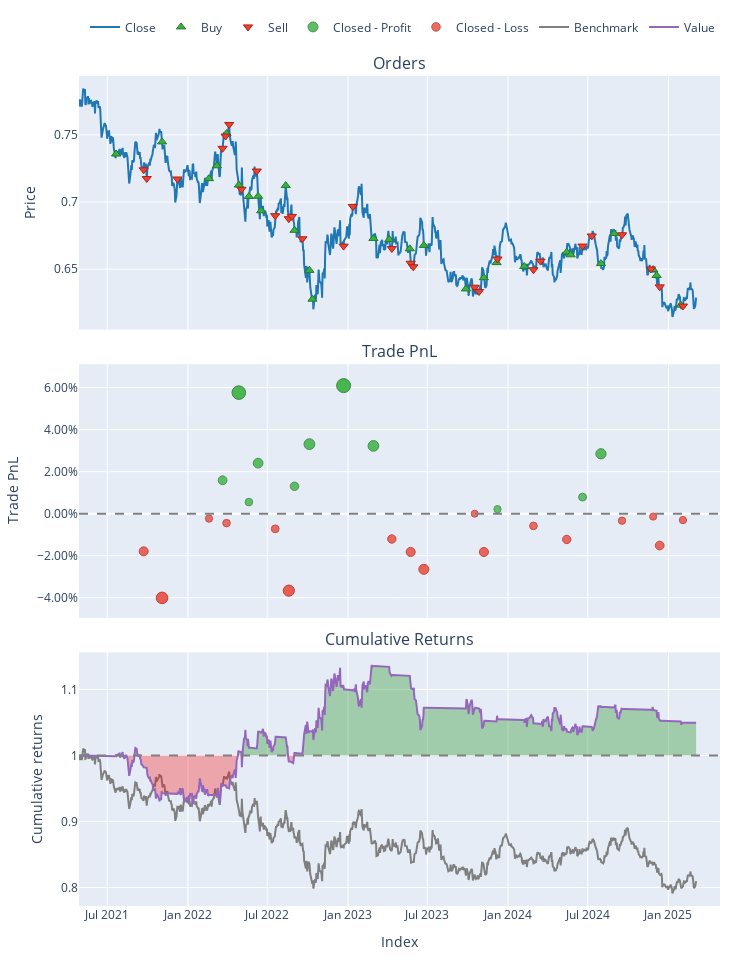

The code cell stored with this chart in its notebook:
### Code cell
# -------------------------------
# Step 7: Backtesting with vectorbt
# -------------------------------
# Here we simulate trades on the first asset's price (S1) while assuming a hedged position against S2.
entries = df_pair['long_signal']
short_entries = df_pair['short_signal']
exits = df_pair['exit_signal']

portfolio = vbt.Portfolio.from_signals(
    close=df_pair[pair1],
    entries=entries,
    exits=exits,
    short_entries=short_entries,
    short_exits=exits,
    size=1,
    size_type='percent',
    init_cash=10000,
    fees=0.001,  # example fee rate
    freq='1D'
)

print(portfolio.stats())
portfolio.plot().show()

### Figure 1 — Plotly figure (JSON) as saved in the notebook; plotly's stock layout.template omitted (floating-point values rounded to 4 significant figures; data arrays with more than 128 entries replaced by an {"elided": "..."} marker saying what was removed)
{"data": [{"legendgroup": "0", "line": {"color": "#1f77b4"}, "name": "Close", "showlegend": true, "type": "scatter", "uid": "293e8967-dc73-4217-8881-81e386694b73", "x": {"elided": "996 str values"}, "xaxis": "x", "y": {"elided": "996 float values"}, "yaxis": "y"}, {"customdata": [[0, 13580.0, 9.99], [3, 13670.0, 10.18], [5, 13130.0, 9.422], [6, 12930.0, 9.397], [9, 12740.0, 9.57], [11, 12540.0, 8.937], [13, 14170.0, 9.974], [15, 13980.0, 9.842], [16, 14920.0, 10.35], [18, 14420.0, 10.27], [21, 14360.0, 9.749], [23, 14910.0, 9.675], [24, 16500.0, 10.36], [27, 15770.0, 10.61], [28, 16880.0, 11.34], [30, 16850.0, 11.21], [33, 16880.0, 11.27], [34, 16860.0, 10.71], [37, 16910.0, 10.89], [38, 16060.0, 10.52], [40, 16160.0, 10.54], [43, 15970.0, 10.59], [44, 15670.0, 10.35], [47, 15460.0, 10.11], [48, 15860.0, 10.73], [51, 16450.0, 10.69], [52, 16550.0, 10.68], [54, 16880.0, 10.52]], "hovertemplate": "Order Id: %{customdata[0]}<br>Timestamp: %{x}<br>Price: %{y}<br>Size: %{customdata[1]:.6f}<br>Fees: %{customdata[2]:.6f}", "legendgroup": "1", "marker": {"color": "#37B13F", "line": {"color": "rgb(38,123,44)", "width": 1}, "size": 8, "symbol": "triangle-up"}, "mode": "markers", "name": "Buy", "type": "scatter", "uid": "acf814d8-f07b-463d-912a-6d9353930692", "x": ["2021-07-21T00:00:00", "2021-11-03T00:00:00", "2022-02-18T00:00:00", "2022-03-08T00:00:00", "2022-03-30T00:00:00", "2022-04-27T00:00:00", "2022-05-20T00:00:00", "2022-06-10T00:00:00", "2022-06-17T00:00:00", "2022-08-12T00:00:00", "2022-09-01T00:00:00", "2022-10-05T00:00:00", "2022-10-12T00:00:00", "2023-02-28T00:00:00", "2023-04-05T00:00:00", "2023-05-22T00:00:00", "2023-06-23T00:00:00", "2023-09-27T00:00:00", "2023-11-07T00:00:00", "2023-12-06T00:00:00", "2024-02-07T00:00:00", "2024-05-14T00:00:00", "2024-05-23T00:00:00", "2024-07-31T00:00:00", "2024-08-30T00:00:00", "2024-11-27T00:00:00", "2024-12-05T00:00:00", "2025-01-29T00:00:00"], "xaxis": "x", "y": [0.7357, 0.7448, 0.7174, 0.727, 0.751, 0.7126, 0.7041, 0.7043, 0.6935, 0.7122, 0.6789, 0.6491, 0.6276, 0.6729, 0.6721, 0.6652, 0.6677, 0.6353, 0.6436, 0.6549, 0.652, 0.6627, 0.6607, 0.6542, 0.6765, 0.6497, 0.6453, 0.6232], "yaxis": "y"}, {"customdata": [[1, 13580.0, 9.831], [2, 13670.0, 9.811], [4, 13130.0, 9.419], [7, 12930.0, 9.565], [8, 12740.0, 9.546], [10, 12540.0, 9.503], [12, 14170.0, 10.05], [14, 13980.0, 10.11], [17, 14920.0, 10.29], [19, 14420.0, 9.918], [20, 14360.0, 9.898], [22, 14910.0, 10.03], [25, 16500.0, 11.01], [26, 15770.0, 10.99], [29, 16880.0, 11.23], [31, 16850.0, 11.02], [32, 16880.0, 11.0], [35, 16860.0, 10.73], [36, 16910.0, 10.71], [39, 16060.0, 10.56], [41, 16160.0, 10.5], [42, 15970.0, 10.48], [45, 15670.0, 10.45], [46, 15460.0, 10.43], [49, 15860.0, 10.71], [50, 16450.0, 10.69], [53, 16550.0, 10.54], [55, 16880.0, 10.51]], "hovertemplate": "Order Id: %{customdata[0]}<br>Timestamp: %{x}<br>Price: %{y}<br>Size: %{customdata[1]:.6f}<br>Fees: %{customdata[2]:.6f}", "legendgroup": "2", "marker": {"color": "#EA4335", "line": {"color": "rgb(181,31,18)", "width": 1}, "size": 8, "symbol": "triangle-down"}, "mode": "markers", "name": "Sell", "type": "scatter", "uid": "74f035d1-73b9-431a-bc27-caa8f7bef713", "x": ["2021-09-22T00:00:00", "2021-09-29T00:00:00", "2021-12-08T00:00:00", "2022-03-21T00:00:00", "2022-03-28T00:00:00", "2022-04-05T00:00:00", "2022-05-03T00:00:00", "2022-06-07T00:00:00", "2022-07-19T00:00:00", "2022-08-19T00:00:00", "2022-08-26T00:00:00", "2022-09-19T00:00:00", "2022-12-22T00:00:00", "2023-01-12T00:00:00", "2023-04-11T00:00:00", "2023-05-24T00:00:00", "2023-05-30T00:00:00", "2023-10-17T00:00:00", "2023-10-27T00:00:00", "2023-12-08T00:00:00", "2024-02-28T00:00:00", "2024-03-15T00:00:00", "2024-06-19T00:00:00", "2024-07-10T00:00:00", "2024-09-17T00:00:00", "2024-11-22T00:00:00", "2024-12-12T00:00:00", "2025-02-03T00:00:00"], "xaxis": "x", "y": [0.724, 0.7175, 0.7171, 0.74, 0.7491, 0.7577, 0.7095, 0.7231, 0.6898, 0.6876, 0.6893, 0.6726, 0.6672, 0.6967, 0.6653, 0.6544, 0.6517, 0.6365, 0.6334, 0.6576, 0.6495, 0.656, 0.6672, 0.6747, 0.6756, 0.6501, 0.6368, 0.6225], "yaxis": "y"}, {"customdata": [[3, 3, 149.3, 0.01589], [5, 5, 547.4, 0.05761], [6, 6, 55.48, 0.00552], [7, 7, 242.9, 0.02404], [10, 10, 129.0, 0.01303], [11, 11, 331.6, 0.03308], [12, 12, 631.0, 0.06092], [13, 13, 354.4, 0.03225], [19, 19, 22.77, 0.002165], [22, 22, 81.65, 0.007889], [23, 23, 297.3, 0.0285]], "hovertemplate": "Exit Trade Id: %{customdata[0]}<br>Position Id: %{customdata[1]}<br>Exit Timestamp: %{x}<br>PnL: %{customdata[2]:.6f}<br>Return: %{customdata[3]:.2%}", "legendgroup": "3", "marker": {"color": "#37B13F", "line": {"color": "rgb(38,123,44)", "width": 1}, "opacity": [0.7891, 0.8918, 0.7636, 0.8092, 0.7821, 0.8314, 0.9, 0.8294, 0.7553, 0.7694, 0.8202], "size": [8.826, 13.62, 7.634, 9.762, 8.497, 10.8, 14, 10.71, 7.248, 7.906, 10.27], "symbol": "circle"}, "mode": "markers", "name": "Closed - Profit", "type": "scatter", "uid": "cced8be7-fc5a-41d6-8b8f-ec1c34d3f129", "x": ["2022-03-21T00:00:00", "2022-04-27T00:00:00", "2022-05-20T00:00:00", "2022-06-10T00:00:00", "2022-09-01T00:00:00", "2022-10-05T00:00:00", "2022-12-22T00:00:00", "2023-02-28T00:00:00", "2023-12-08T00:00:00", "2024-06-19T00:00:00", "2024-07-31T00:00:00"], "xaxis": "x2", "y": [0.01589, 0.05761, 0.00552, 0.02404, 0.01303, 0.03308, 0.06092, 0.03225, 0.002165, 0.007889, 0.0285], "yaxis": "y2"}, {"customdata": [[0, 0, -179.0, -0.01791], [1, 1, -392.9, -0.04005], [2, 2, -22.12, -0.002349], [4, 4, -42.82, -0.004485], [8, 8, -74.51, -0.007201], [9, 9, -376.0, -0.0366], [14, 14, -136.5, -0.01203], [15, 15, -203.8, -0.01819], [16, 16, -291.2, -0.02647], [17, 17, -0.03052, -2.849e-06], [18, 18, -195.3, -0.01823], [20, 20, -61.29, -0.005815], [21, 21, -128.4, -0.01225], [24, 24, -35.72, -0.003329], [25, 25, -14.64, -0.001369], [26, 26, -161.7, -0.01514], [27, 27, -31.82, -0.003026]], "hovertemplate": "Exit Trade Id: %{customdata[0]}<br>Position Id: %{customdata[1]}<br>Exit Timestamp: %{x}<br>PnL: %{customdata[2]:.6f}<br>Return: %{customdata[3]:.2%}", "legendgroup": "4", "marker": {"color": "#EA4335", "line": {"color": "rgb(181,31,18)", "width": 1}, "opacity": [0.7941, 0.8486, 0.7558, 0.761, 0.7677, 0.8401, 0.7796, 0.7948, 0.8152, 0.75, 0.7949, 0.7643, 0.7802, 0.7582, 0.7534, 0.7873, 0.7574], "size": [9.058, 11.6, 7.27, 7.515, 7.827, 11.21, 8.382, 9.09, 10.04, 7, 9.095, 7.668, 8.408, 7.382, 7.157, 8.74, 7.347], "symbol": "circle"}, "mode": "markers", "name": "Closed - Loss", "type": "scatter", "uid": "91495447-2b59-4d00-b6d1-f8626df3254f", "x": ["2021-09-22T00:00:00", "2021-11-03T00:00:00", "2022-02-18T00:00:00", "2022-03-30T00:00:00", "2022-07-19T00:00:00", "2022-08-19T00:00:00", "2023-04-11T00:00:00", "2023-05-24T00:00:00", "2023-06-23T00:00:00", "2023-10-17T00:00:00", "2023-11-07T00:00:00", "2024-02-28T00:00:00", "2024-05-14T00:00:00", "2024-09-17T00:00:00", "2024-11-27T00:00:00", "2024-12-12T00:00:00", "2025-02-03T00:00:00"], "xaxis": "x2", "y": [-0.01791, -0.04005, -0.002349, -0.004485, -0.007201, -0.0366, -0.01203, -0.01819, -0.02647, -2.849e-06, -0.01823, -0.005815, -0.01225, -0.003329, -0.001369, -0.01514, -0.003026], "yaxis": "y2"}, {"legendgroup": "5", "line": {"color": "#7f7f7f"}, "name": "Benchmark", "showlegend": true, "type": "scatter", "uid": "fa8cdd74-854f-4cd8-a5c0-ce61af439dbe", "x": {"elided": "996 str values"}, "xaxis": "x3", "y": {"elided": "996 float values"}, "yaxis": "y3"}, {"hoverinfo": "skip", "legendgroup": "6", "line": {"color": "rgba(0, 0, 0, 0)", "width": 0}, "opacity": 0, "showlegend": false, "type": "scatter", "uid": "57a97c55-4b0b-4c93-80f9-165f80b670d6", "x": {"elided": "996 str values"}, "xaxis": "x3", "y": {"elided": "996 int values"}, "yaxis": "y3"}, {"connectgaps": false, "fill": "tonexty", "fillcolor": "rgba(0, 128, 0, 0.3)", "hoverinfo": "skip", "legendgroup": "6", "line": {"color": "rgba(0, 0, 0, 0)", "width": 0}, "opacity": 0, "showlegend": false, "type": "scatter", "uid": "d859f28a-e52b-4eec-9a67-b12022451611", "x": {"elided": "996 str values"}, "xaxis": "x3", "y": {"elided": "996 float values"}, "yaxis": "y3"}, {"hoverinfo": "skip", "legendgroup": "6", "line": {"color": "rgba(0, 0, 0, 0)", "width": 0}, "opacity": 0, "showlegend": false, "type": "scatter", "uid": "ae13a869-f621-4db2-909c-cd125af0dd09", "x": {"elided": "996 str values"}, "xaxis": "x3", "y": {"elided": "996 int values"}, "yaxis": "y3"}, {"connectgaps": false, "fill": "tonexty", "fillcolor": "rgba(255, 0, 0, 0.3)", "hoverinfo": "skip", "legendgroup": "6", "line": {"color": "rgba(0, 0, 0, 0)", "width": 0}, "opacity": 0, "showlegend": false, "type": "scatter", "uid": "b34a2c3b-9c3e-4458-b6b4-23f05909c070", "x": {"elided": "996 str values"}, "xaxis": "x3", "y": {"elided": "996 float values"}, "yaxis": "y3"}, {"legendgroup": "7", "line": {"color": "#9467bd"}, "name": "Value", "showlegend": true, "type": "scatter", "uid": "4d678b14-799b-43ab-b581-3b1ea72c6da0", "x": {"elided": "996 str values"}, "xaxis": "x3", "y": {"elided": "996 float values"}, "yaxis": "y3"}, {"hoverinfo": "skip", "legendgroup": "6", "line": {"color": "rgba(0, 0, 0, 0)", "width": 0}, "opacity": 0, "showlegend": false, "type": "scatter", "uid": "c5a81150-a131-45d7-a16c-503c7777dac4", "x": {"elided": "996 str values"}, "xaxis": "x3", "y": {"elided": "996 int values"}, "yaxis": "y3"}], "layout": {"annotations": [{"font": {"size": 16}, "showarrow": false, "text": "Orders", "x": 0.5, "xanchor": "center", "xref": "paper", "y": 1, "yanchor": "bottom", "yref": "paper"}, {"font": {"size": 16}, "showarrow": false, "text": "Trade PnL", "x": 0.5, "xanchor": "center", "xref": "paper", "y": 0.6528, "yanchor": "bottom", "yref": "paper"}, {"font": {"size": 16}, "showarrow": false, "text": "Cumulative Returns", "x": 0.5, "xanchor": "center", "xref": "paper", "y": 0.3056, "yanchor": "bottom", "yref": "paper"}], "height": 960, "legend": {"orientation": "h", "traceorder": "normal", "x": 1, "xanchor": "right", "y": 1.042, "yanchor": "bottom"}, "margin": {"b": 30, "l": 30, "r": 30, "t": 30}, "shapes": [{"line": {"color": "gray", "dash": "dash"}, "type": "line", "x0": 0, "x1": 1, "xref": "paper", "y0": 0, "y1": 0, "yref": "y2"}, {"line": {"color": "gray", "dash": "dash"}, "type": "line", "x0": 0, "x1": 1, "xref": "paper", "y0": 1, "y1": 1, "yref": "y3"}], "showlegend": true, "width": 750, "xaxis": {"anchor": "y", "domain": [0, 1], "matches": "x3", "showticklabels": false}, "xaxis2": {"anchor": "y2", "domain": [0, 1], "matches": "x3", "showticklabels": false}, "xaxis3": {"anchor": "y3", "domain": [0, 1], "title": {"text": "Index"}}, "yaxis": {"anchor": "x", "domain": [0.6944, 1], "title": {"text": "Price"}}, "yaxis2": {"anchor": "x2", "domain": [0.3472, 0.6528], "tickformat": ".2%", "title": {"text": "Trade PnL"}}, "yaxis3": {"anchor": "x3", "domain": [0, 0.3056], "title": {"text": "Cumulative returns"}}}}
